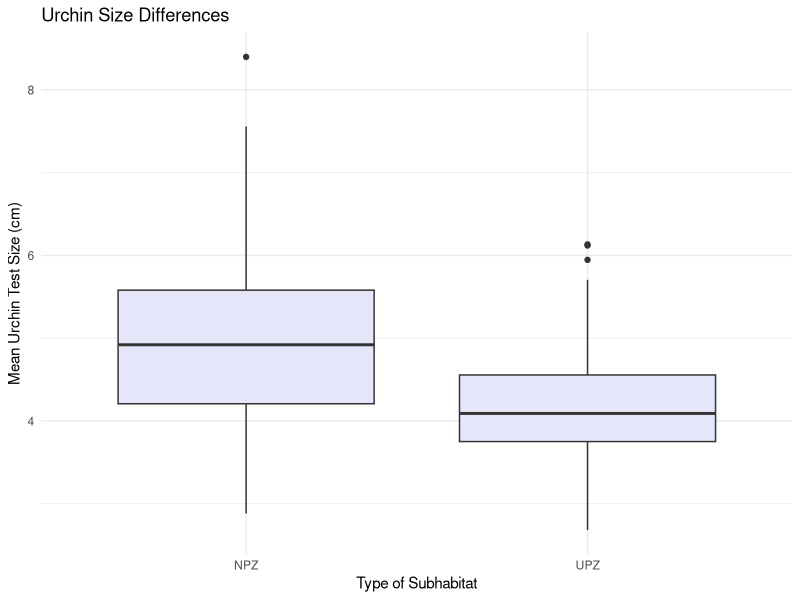
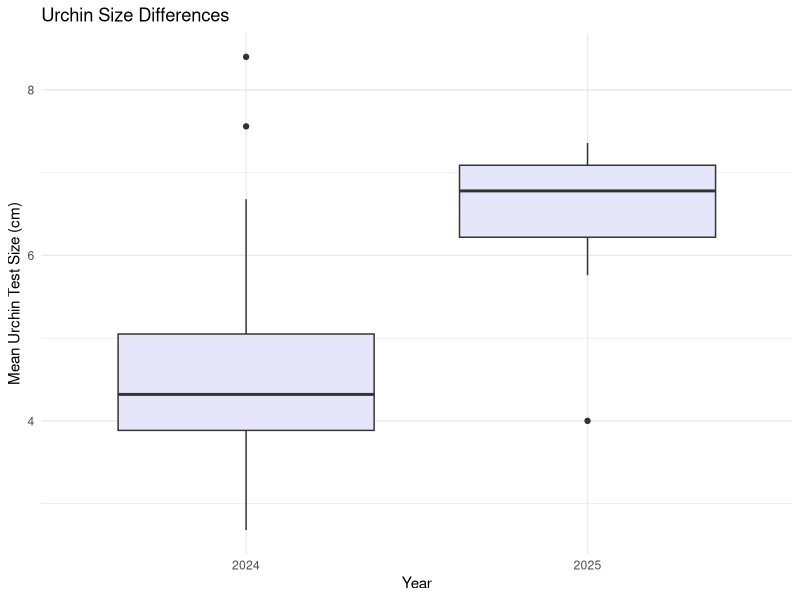
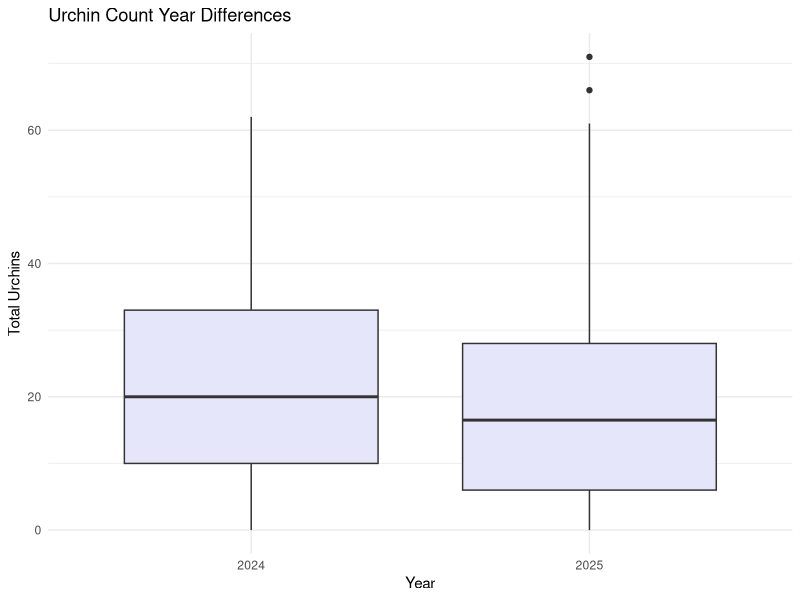
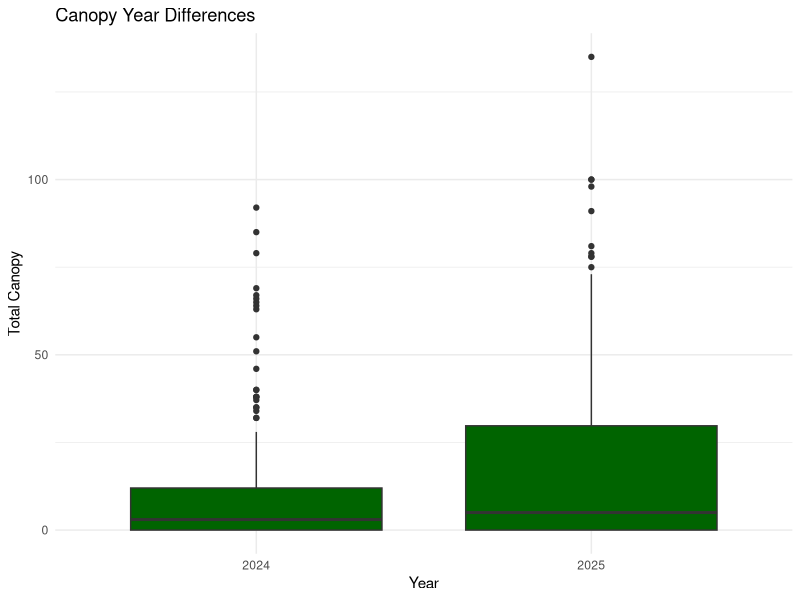
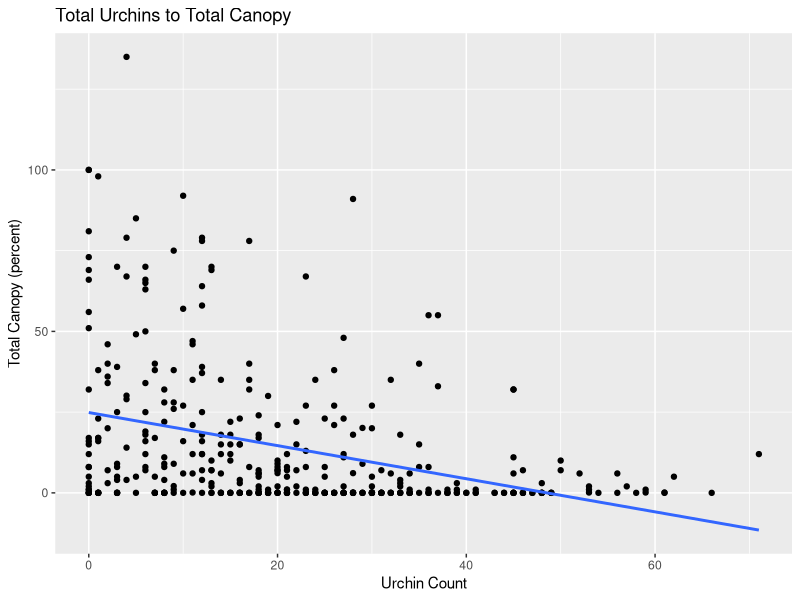
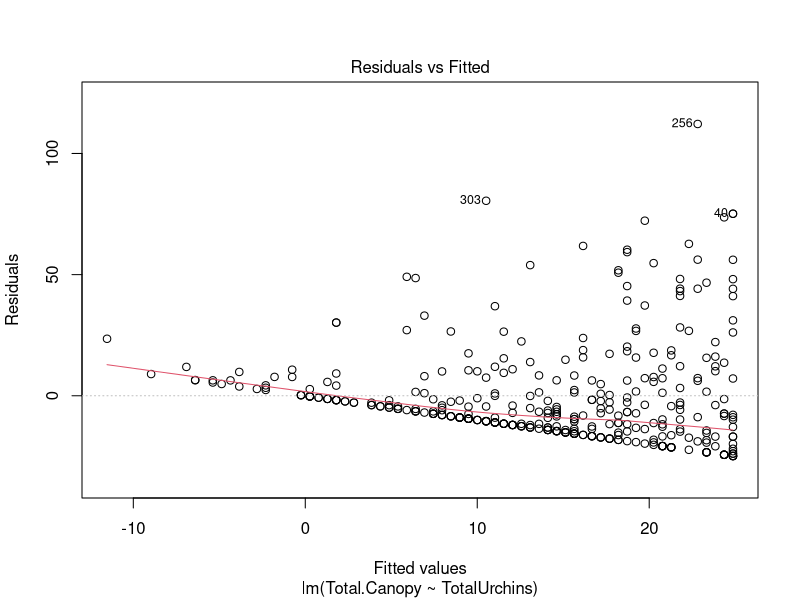
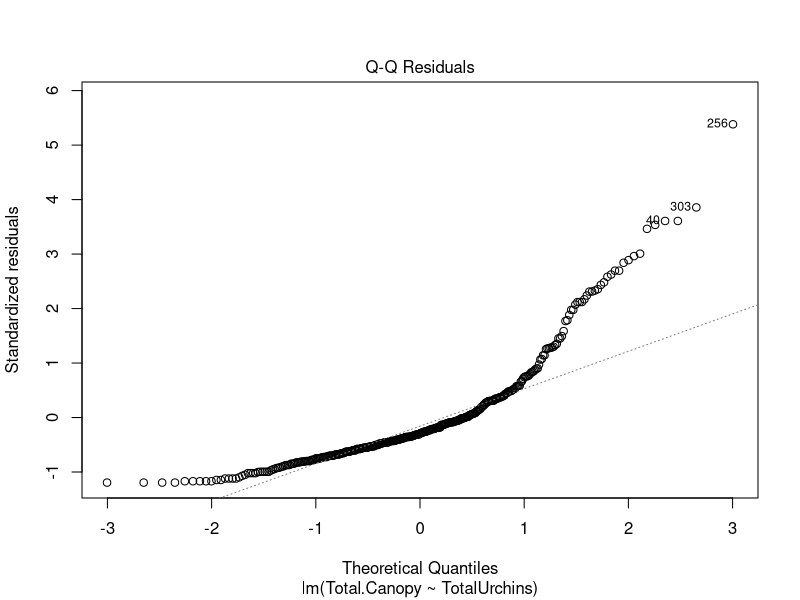
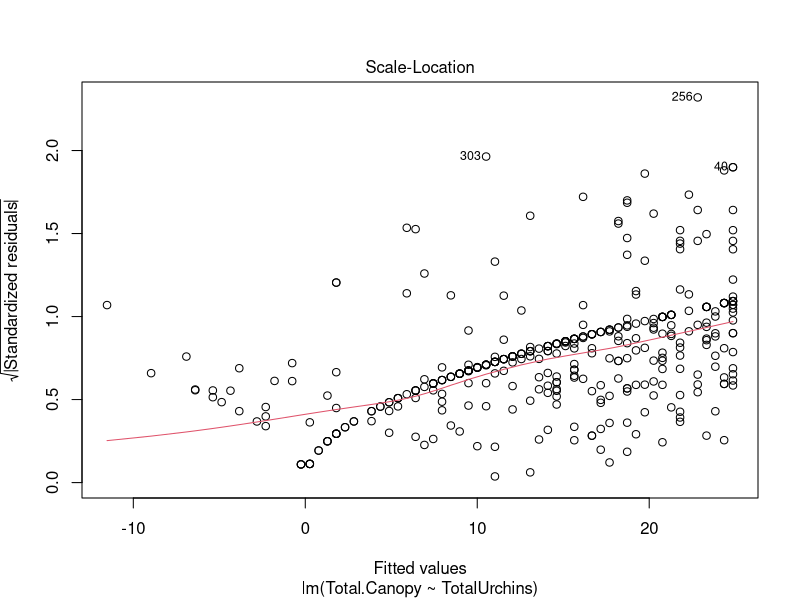

Write R code to recreate these figures, in order. (Note: this script raises an error after producing the figures.)
library(tidyverse)
library(dplyr)
library(vegan)
library(multcompView)
library(ggplot2)

################################################################################
urch <- read.csv("Data/SURVEY_Urchin_Survey_Data_2025.csv")

# Reorder the levels of sites 
urch$SiteCode <- factor(urch$SiteCode, levels = c("BB", "FC", "YB", "SH", "SB", 
                                                  "SC", "CB","RP", "WC", "CP", 
                                                  "CMN", "CMS"))
# add column for Empty:Present Pits
urch <- urch %>% mutate(RatioPits = EmptyPits/PitsPresent)

#add column for mean size

urch <- urch %>% mutate(MeanTest = rowMeans(urch[, c("UrchinSize1", 
                                                     "UrchinSize2", 
                                                     "UrchinSize3", 
                                                     "UrchinSize4", 
                                                     "UrchinSize5")]))

# don't look at AZ-- urchin-dominated zone only. 
OnlyUrch <- urch %>%
  filter(Zone %in% c("UPZ", "NPZ"))
# add nonpits together

OnlyUrch <- OnlyUrch %>% mutate(NonPit = OpenUrchins + CreviceUrchins)
################################################################################
#Size diffs 
################################################################################
# Between sub-habitats 

OnlyUrch <- urch %>%
  filter(Zone %in% c("UPZ", "NPZ"))

t.test(MeanTest ~ Zone, data = OnlyUrch)
ggplot(OnlyUrch, aes(x = Zone, y = MeanTest)) +
  geom_boxplot(fill = "lavender") +
  labs(title = "Urchin Size Differences",
       x = "Type of Subhabitat",
       y = "Mean Urchin Test Size (cm)") +
  theme_minimal()

# between years (can't do yet)
ggplot(OnlyUrch, aes(x = factor(Year), y = MeanTest)) +
  geom_boxplot(fill = "lavender") +
  labs(title = "Urchin Size Differences",
       x = "Year",
       y = "Mean Urchin Test Size (cm)") +
  theme_minimal()

################################################################################
#Major diffs between years
################################################################################
# total urchins in urchin-dominated plots 
t.test(TotalUrchins ~ factor(Year), data = OnlyUrch)
ggplot(OnlyUrch, aes(x = factor(Year), y = TotalUrchins)) +
  geom_boxplot(fill = "lavender") +
  labs(title = "Urchin Count Year Differences",
       x = "Year",
       y = "Total Urchins") +
  theme_minimal()

# algal canopy in urchin-dominated plots

t.test(Total.Canopy ~ factor(Year), data = OnlyUrch)
ggplot(OnlyUrch, aes(x = factor(Year), y = Total.Canopy)) +
  geom_boxplot(fill = "darkgreen") +
  labs(title = "Canopy Year Differences",
       x = "Year",
       y = "Total Canopy") +
  theme_minimal()

################################################################################
# linear regression canopy and urchins 
################################################################################
#for all urchins
ggplot(OnlyUrch, aes(x=TotalUrchins, y=Total.Canopy)) +
  geom_point() + stat_smooth(method = 'lm', se=FALSE) + 
  labs(title='Total Urchins to Total Canopy',
       x='Urchin Count', y='Total Canopy (percent)')

lm_model <- lm(Total.Canopy ~ TotalUrchins, data = OnlyUrch)

plot(lm_model)#inspect the resids vs fits to check model- mostly oK
summary(lm_model)
anova(lm_model)

# by cape
ggplot(OnlyUrch, aes(x=TotalUrchins, y=Total.Canopy, color = Cape)) +
  geom_point() + stat_smooth(method = 'lm', se=FALSE) + 
  labs(title='Total Urchins to Total Canopy by Cape',
       x='Urchin Count', y='Total Canopy (percent)')

# for pitted urchins

ggplot(OnlyUrch, aes(x=PittedUrchins, y=Total.Canopy)) +
  geom_point() + stat_smooth(method = 'lm', se=FALSE) + 
  labs(title='Pitted Urchins to Total Canopy',
       x='Pitted Urchin Count', y='Total Canopy (percent)')

lm_modelPit <- lm(Total.Canopy ~ PittedUrchins, data = OnlyUrch)
anova(lm_modelPit)

#for non pitted urchins
ggplot(OnlyUrch, aes(x=NonPit, y=Total.Canopy)) +
  geom_point() + stat_smooth(method = 'lm', se=FALSE) + 
  labs(title='Nonpitted Urchins to Total Canopy',
       x='Nonpitted Urchin Count', y='Total Canopy (percent)')

lm_modelNonPit <- lm(Total.Canopy ~ NonPit, data = OnlyUrch)
anova(lm_modelNonPit)
